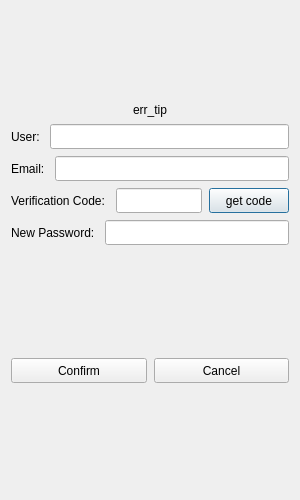
<?xml version="1.0" encoding="UTF-8"?>
<ui version="4.0">
 <class>ResetDialog</class>
 <widget class="QDialog" name="ResetDialog">
  <property name="geometry">
   <rect>
    <x>0</x>
    <y>0</y>
    <width>300</width>
    <height>500</height>
   </rect>
  </property>
  <property name="minimumSize">
   <size>
    <width>300</width>
    <height>500</height>
   </size>
  </property>
  <property name="maximumSize">
   <size>
    <width>300</width>
    <height>500</height>
   </size>
  </property>
  <property name="windowTitle">
   <string>Dialog</string>
  </property>
  <layout class="QVBoxLayout" name="verticalLayout_2">
   <item>
    <layout class="QVBoxLayout" name="verticalLayout">
     <property name="spacing">
      <number>7</number>
     </property>
     <property name="leftMargin">
      <number>0</number>
     </property>
     <property name="topMargin">
      <number>0</number>
     </property>
     <property name="rightMargin">
      <number>0</number>
     </property>
     <property name="bottomMargin">
      <number>0</number>
     </property>
     <item>
      <layout class="QVBoxLayout" name="verticalLayout_3">
       <item>
        <spacer name="verticalSpacer">
         <property name="orientation">
          <enum>Qt::Vertical</enum>
         </property>
         <property name="sizeHint" stdset="0">
          <size>
           <width>20</width>
           <height>40</height>
          </size>
         </property>
        </spacer>
       </item>
       <item>
        <widget class="QLabel" name="err_tip">
         <property name="text">
          <string>err_tip</string>
         </property>
         <property name="alignment">
          <set>Qt::AlignCenter</set>
         </property>
        </widget>
       </item>
      </layout>
     </item>
     <item>
      <layout class="QHBoxLayout" name="horizontalLayout_2">
       <item>
        <widget class="QLabel" name="user_label">
         <property name="minimumSize">
          <size>
           <width>0</width>
           <height>25</height>
          </size>
         </property>
         <property name="maximumSize">
          <size>
           <width>16777215</width>
           <height>25</height>
          </size>
         </property>
         <property name="text">
          <string>User: </string>
         </property>
        </widget>
       </item>
       <item>
        <widget class="QLineEdit" name="user_edit">
         <property name="minimumSize">
          <size>
           <width>0</width>
           <height>25</height>
          </size>
         </property>
         <property name="maximumSize">
          <size>
           <width>16777215</width>
           <height>25</height>
          </size>
         </property>
        </widget>
       </item>
      </layout>
     </item>
     <item>
      <layout class="QHBoxLayout" name="horizontalLayout_3">
       <item>
        <widget class="QLabel" name="email_label">
         <property name="minimumSize">
          <size>
           <width>0</width>
           <height>25</height>
          </size>
         </property>
         <property name="maximumSize">
          <size>
           <width>16777215</width>
           <height>25</height>
          </size>
         </property>
         <property name="text">
          <string>Email: </string>
         </property>
        </widget>
       </item>
       <item>
        <widget class="QLineEdit" name="email_edit">
         <property name="minimumSize">
          <size>
           <width>0</width>
           <height>25</height>
          </size>
         </property>
         <property name="maximumSize">
          <size>
           <width>16777215</width>
           <height>25</height>
          </size>
         </property>
        </widget>
       </item>
      </layout>
     </item>
     <item>
      <layout class="QHBoxLayout" name="horizontalLayout_4">
       <item>
        <widget class="QLabel" name="varify_label">
         <property name="minimumSize">
          <size>
           <width>0</width>
           <height>25</height>
          </size>
         </property>
         <property name="maximumSize">
          <size>
           <width>16777215</width>
           <height>25</height>
          </size>
         </property>
         <property name="text">
          <string>Verification Code: </string>
         </property>
        </widget>
       </item>
       <item>
        <widget class="QLineEdit" name="varify_edit">
         <property name="minimumSize">
          <size>
           <width>0</width>
           <height>25</height>
          </size>
         </property>
         <property name="maximumSize">
          <size>
           <width>16777215</width>
           <height>25</height>
          </size>
         </property>
        </widget>
       </item>
       <item>
        <widget class="QPushButton" name="varify_btn">
         <property name="minimumSize">
          <size>
           <width>0</width>
           <height>25</height>
          </size>
         </property>
         <property name="maximumSize">
          <size>
           <width>16777215</width>
           <height>25</height>
          </size>
         </property>
         <property name="text">
          <string>get code</string>
         </property>
        </widget>
       </item>
      </layout>
     </item>
     <item>
      <layout class="QHBoxLayout" name="horizontalLayout_5">
       <item>
        <widget class="QLabel" name="newPass_label">
         <property name="minimumSize">
          <size>
           <width>0</width>
           <height>25</height>
          </size>
         </property>
         <property name="maximumSize">
          <size>
           <width>16777215</width>
           <height>25</height>
          </size>
         </property>
         <property name="text">
          <string>New Password: </string>
         </property>
        </widget>
       </item>
       <item>
        <widget class="QLineEdit" name="newPass_edit">
         <property name="minimumSize">
          <size>
           <width>0</width>
           <height>25</height>
          </size>
         </property>
         <property name="maximumSize">
          <size>
           <width>16777215</width>
           <height>25</height>
          </size>
         </property>
        </widget>
       </item>
      </layout>
     </item>
     <item>
      <spacer name="verticalSpacer_2">
       <property name="orientation">
        <enum>Qt::Vertical</enum>
       </property>
       <property name="sizeHint" stdset="0">
        <size>
         <width>20</width>
         <height>40</height>
        </size>
       </property>
      </spacer>
     </item>
     <item>
      <layout class="QHBoxLayout" name="horizontalLayout">
       <item>
        <widget class="QPushButton" name="confirm_btn">
         <property name="minimumSize">
          <size>
           <width>0</width>
           <height>25</height>
          </size>
         </property>
         <property name="maximumSize">
          <size>
           <width>16777215</width>
           <height>25</height>
          </size>
         </property>
         <property name="text">
          <string>Confirm</string>
         </property>
        </widget>
       </item>
       <item>
        <widget class="QPushButton" name="cancel_btn">
         <property name="minimumSize">
          <size>
           <width>0</width>
           <height>25</height>
          </size>
         </property>
         <property name="maximumSize">
          <size>
           <width>16777215</width>
           <height>25</height>
          </size>
         </property>
         <property name="text">
          <string>Cancel</string>
         </property>
        </widget>
       </item>
      </layout>
     </item>
     <item>
      <spacer name="verticalSpacer_3">
       <property name="orientation">
        <enum>Qt::Vertical</enum>
       </property>
       <property name="sizeHint" stdset="0">
        <size>
         <width>20</width>
         <height>40</height>
        </size>
       </property>
      </spacer>
     </item>
    </layout>
   </item>
  </layout>
 </widget>
 <resources/>
 <connections/>
</ui>
